Frame 1 (no input): blank canvas, image omitted
Frame 60 (the mouse pressed at the canvas centre just before this capture): blank canvas, image omitted
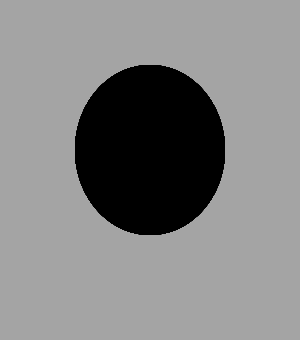
Frame 120 (the mouse held since frame 60 and released just before this capture)

The Processing sketch whose frames 1 and 60 were blank and that drew this single picture after the mouse press (run headless with seeded random() and noise(); from frame 60 on, the mouse is pressed at the canvas centre):

// Processing sketch: mousepatternthing
// ── mousepatternthing.pde
void setup ()
{
  size(300, 340);
  background (random(255));
  //noLoop();
}

void draw()
{
  //Turns the ellipse black if the mouse is pressed down
  noStroke();
  if (mousePressed == true){
    fill(0);
  } else {
    fill(255);
  }
  //Draws an ellipse with the width and height affected by mouseX
  //and mouseY
  ellipse(150, 150, mouseX, mouseY);

}
